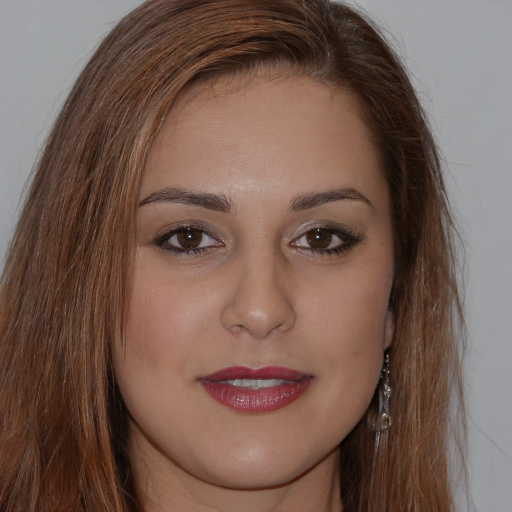
#> input picture GNFT/Creating Dataset/face/face1.png, 1024 x 1024 px (shown at 1/2 size); its folder holds only this picture in this run
$ jupyter execute --allow-errors create.ipynb
#> lines starting #> are read from the running program, lines starting #| are printed output that depends on the picture
[cell 1]
from os import listdir
from os.path import isfile, join
onlyfiles = [f for f in listdir('./face') if isfile(join('./face', f))]

[cell 2]
from PIL import Image
dir = './face/'
# Image.open(dir + onlyfiles[0], mode='r')

[cell 3]
# Opens a image in RGB mode
im = Image.open(dir + onlyfiles[0])
#> im is the input picture: PIL image 1024x1024 RGB; mean R, G, B 119, 93.3, 82.6
index = 1

# Size of the image in pixels (size of original image)
# (This is not mandatory)
width, height = im.size
#> width = 1024; height = 1024

# RIGHT EYE
# Setting the points for cropped image
left = 550
top = 388
right = 550 + 218
bottom = 388 + 164

# Cropped image of above dimension
# (It will not change original image)
im1 = im.crop((left, top, right, bottom))
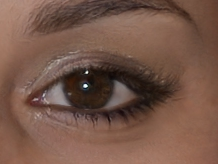
#> im1: PIL image 218x164 RGB; mean R, G, B 118.5, 86.8, 73

# Save the image
im1 = im1.save(f"./rightEye/rightEye{index}.png")

[cell 4]
onlyfiles = [f for f in listdir('./face') if isfile(join('./face', f))]

def createFeatures():
    index = 1
    for file in onlyfiles:
        face = Image.open(f'./face/{file}')


        # Crop and save the image
        rightEye = face.crop((550, 388, 768, 552))
        leftEye = face.crop((260, 388, 478, 552))
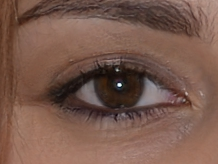
#> leftEye: PIL image 218x164 RGB; mean R, G, B 120.9, 89.3, 77
        mouth = face.crop((360, 690, 672, 824))
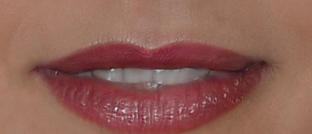
#> mouth: PIL image 312x134 RGB; mean R, G, B 142.7, 95.3, 85.4
        nose = face.crop((414, 556, 610, 682))
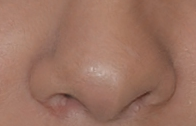
#> nose: PIL image 196x126 RGB; mean R, G, B 156.1, 114.2, 97.4
        rightEye = rightEye.save(f"./rightEye/rightEye{index}.png")
        leftEye = leftEye.save(f"./leftEye/leftEye{index}.png")
        mouth = mouth.save(f"./mouth/mouth{index}.png")
        nose = nose.save(f"./nose/nose{index}.png")

        print(f'Created face {index}. ------***')
        index += 1

$ run again, on GNFT/Creating Dataset/face/face2.png
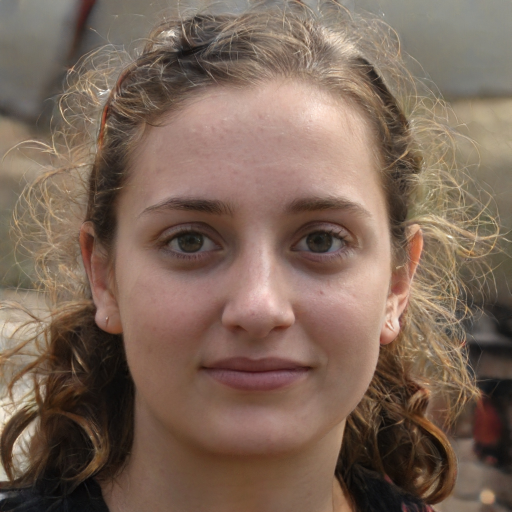
#> input picture GNFT/Creating Dataset/face/face2.png, 1024 x 1024 px (shown at 1/2 size)
#> im is the input picture: PIL image 1024x1024 RGB; mean R, G, B 125, 102.7, 88.4
#> in createFeatures, `mouth = face.crop((360, 690, 672, 824))`:
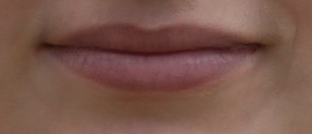
#> mouth: PIL image 312x134 RGB; mean R, G, B 122.3, 86.4, 75.5
#> in createFeatures, `nose = face.crop((414, 556, 610, 682))`:
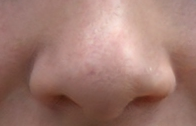
#> nose: PIL image 196x126 RGB; mean R, G, B 159.9, 121.8, 112.3

$ run again, on GNFT/Creating Dataset/face/face3.png
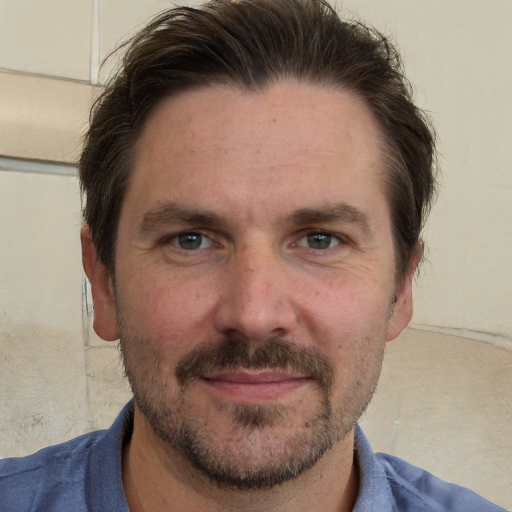
#> input picture GNFT/Creating Dataset/face/face3.png, 1024 x 1024 px (shown at 1/2 size)
#> im is the input picture: PIL image 1024x1024 RGB; mean R, G, B 147.8, 126.6, 112.8
#> in createFeatures, `mouth = face.crop((360, 690, 672, 824))`:
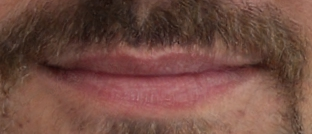
#> mouth: PIL image 312x134 RGB; mean R, G, B 114.5, 76.1, 66.1
#> in createFeatures, `nose = face.crop((414, 556, 610, 682))`:
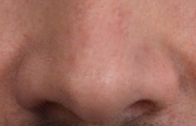
#> nose: PIL image 196x126 RGB; mean R, G, B 160, 108.8, 95.8
